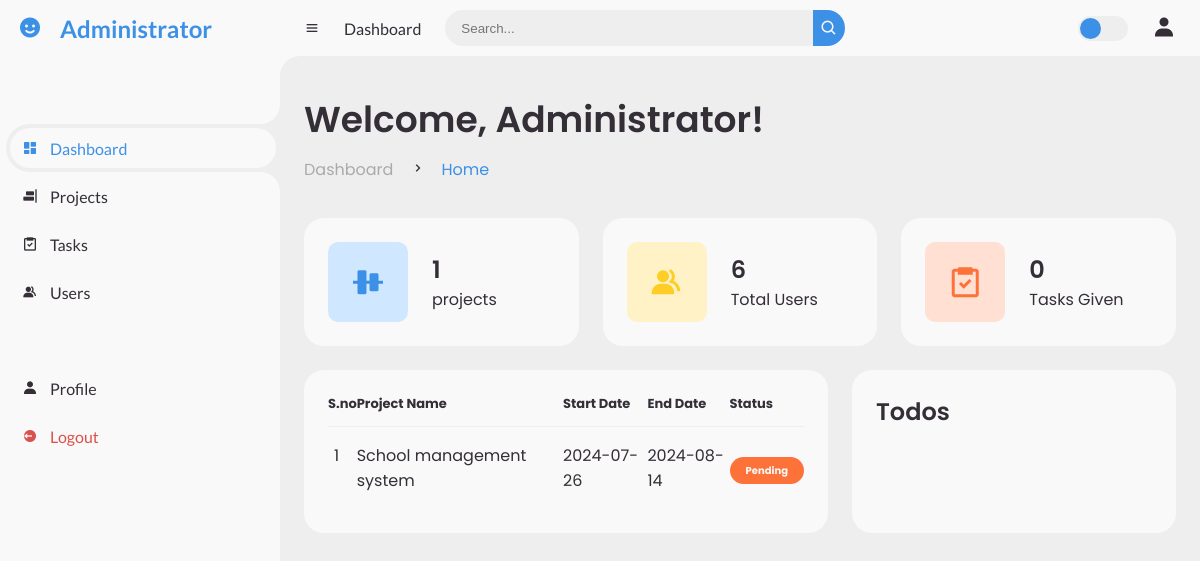
The app's page /includes/admin_dashboard.php (signed in) with its own data.
### tables this page shows
CREATE TABLE `project_list` (
  `id` int(11) NOT NULL,
  `project_name` varchar(100) DEFAULT NULL,
  `status` enum('Pending','Process','Completed') NOT NULL DEFAULT 'Pending',
  `start_date` date NOT NULL,
  `end_date` date NOT NULL,
  `description` text NOT NULL,
  `user_id` int(11) DEFAULT NULL
);

### includes/dynamic_role_title.php (called while the page is built, shortened)
<?php
if (isset($_SESSION['user_role']) && isset($_SESSION['user_email'])) {
    $user_role = $_SESSION['user_role'];
    switch ($user_role) {
        case 1:
            $greeting = 'Administrator';
            break;
    }
} else {
    header("Location: user_login.php");
    exit;
}
?>

### includes/dynamic_task.php (called while the page is built, shortened)
<?php
include 'connection.php';
if ($_SESSION['user_role'] == 1) {
    $sql = "SELECT COUNT(*) AS task_count FROM task_list";
} else {
    $user_id = $_SESSION['user_id'];
    $sql = "SELECT COUNT(*) AS task_count FROM task_list WHERE user_id = $user_id";
}
$resultTodo = $conn->query($sql);
if ($resultTodo && $resultTodo->num_rows > 0) {
    $row = $resultTodo->fetch_assoc();
    $task_count = $row['task_count'];
} else {
    $task_count = 0;
}
?>

### includes/dynamic_project.php (called while the page is built, shortened)
<?php
include "connection.php";
$user_role = $_SESSION['user_role'];
$stmt = null;
if ($user_role == 1) {
    $sql = "SELECT * FROM project_list";
    $stmt = $conn->prepare($sql);
} elseif ($user_role == 2) {
    $sql = "SELECT pl.* FROM project_list pl
            JOIN project_team_members pua ON pl.id = pua.project_id
            WHERE pua.user_id = ?";
    $stmt = $conn->prepare($sql);
    $stmt->bind_param("i", $_SESSION['user_id']);
} else {
    header("Location: user_login.php");
    exit();
}
if ($stmt) {
    $stmt->execute();
    $projectResult = $stmt->get_result();
} else {
    echo "Error preparing SQL: " . $conn->error;
    exit;
}
?>

### includes/admin_dashboard.php (the view, shortened to what this page needs)
<?php
include 'connection.php';
include 'dynamic_role_title.php';
include 'dynamic_task.php';
include "dynamic_project.php";
?>
<!DOCTYPE html>
<html lang="en">
<head>
	<link href='https://unpkg.com/boxicons@2.1.4/css/boxicons.min.css' rel='stylesheet'>
	<link rel="stylesheet" href="../CSS/user_dashboard.css">
</head>
<body>
	<section id="sidebar">
		<a class="brand" href="#">
			<i class="bx bxs-smile"></i>
			<span class="text"><?php echo $greeting; ?></span>
		</a>
		<ul class="side-menu top">
			<li class="active">
				<a href="#">
					<i class='bx bxs-dashboard'></i>
					<span class="text">Dashboard</span>
				</a>
			</li>
			<li>
				<a href="projects.php">
					<i class='bx bxs-objects-horizontal-right'></i>
					<span class="text">Projects</span>
				</a>
			</li>
			<li>
				<a href="task.php">
					<i class='bx bx-task'></i>
					<span class="text">Tasks</span>
				</a>
			</li>
			<?php if ($_SESSION['user_role'] == 1) : ?>
				<li>
					<a href="users.php">
						<i class='bx bxs-group'></i>
						<span class="text">Users</span>
					</a>
				</li>
			<?php endif; ?>
		</ul>
		<ul class="side-menu">
			<li>
				<a href="profile.php" class="settings-link">
					<i class='bx bxs-user'></i>
					<span class="text">Profile</span>
				</a>
			</li>
			<li>
				<a href="user_login.php" class="logout">
					<i class='bx bxs-log-out-circle'></i>
					<span class="text">Logout</span>
				</a>
			</li>
		</ul>
	</section>
	<section id="content">
		<nav>
			<i class='bx bx-menu'></i>
			<a href="#" class="nav-link">Dashboard</a>
			<form id="search-form" action="search.php" method="POST">
				<div class="form-input">
					<input type="search" placeholder="Search...">
					<button type="submit" class="search-btn"><i class='bx bx-search'></i></button>
				</div>
			</form>
			<label for="switch-mode" class="switch-mode"></label>
			<a href="profile.php" class="profile">
				<i class='bx bxs-user' style='font-size: 1.5em;'></i>
			</a>
		</nav>
		<main>
			<div class="head-title">
				<div class="left">
					<h1>Welcome, <?php echo $greeting; ?>!</h1>
					<ul class="breadcrumb">
						<li>
							<a href="#">Dashboard</a>
						</li>
						<li><i class='bx bx-chevron-right'></i></li>
						<li>
							<a class="active" href="#">Home</a>
						</li>
					</ul>
				</div>
			</div>
			<ul class="box-info">
				<li>
					<i class='bx bxs-objects-vertical-center'></i>
					<span class="text">
						<h3><?php include 'get_project_count.php'; ?></h3>
						<p>projects</p>
					</span>
				</li>
				<?php if ($_SESSION['user_role'] == 1) : ?>
					<?php
					include "connection.php";
					$sql = "SELECT COUNT(*) as total_users FROM users";
					$result = $conn->query($sql);
					if ($result && $result->num_rows > 0) {
						$row = $result->fetch_assoc();
						$total_users = $row['total_users'];
					} else {
						$total_users = 0;
					}
					?>
					<li>
						<i class='bx bxs-group'></i>
						<span class="text">
							<h3><?php echo $total_users; ?></h3>
							<p>Total Users</p>
						</span>
					</li>
				<?php endif; ?>
				<li>
					<i class='bx bx-task'></i>
					<span class="text">
						<?php
						if ($_SESSION['user_role'] == 1) {
							echo '<h3>' . $task_count . '</h3>';
							echo '<p>Tasks Given</p>';
						} elseif ($_SESSION['user_role'] == 2) {
							echo '<h3>' . $task_count . '</h3>';
							echo '<p>Tasks Received</p>';
						}
						?>
					</span>
				</li>
			</ul>
			<div class="table-data">
				<div class="order">
					<table>
						<thead>
							<tr>
								<th>S.no</th>
								<th>Project Name</th>
								<th>Start Date</th>
								<th>End Date</th>
								<th>Status</th>
							</tr>
						</thead>
						<tbody>
							<?php
							$count = 1;
							while ($row = $projectResult->fetch_assoc()) {
							?>
								<tr id="projectRow<?php echo $row['id']; ?>" class="project-row">
									<td><?php echo $count; ?></td>
									<td><?php echo $row['project_name']; ?></td>
									<td><?php echo $row['start_date']; ?></td>
									<td><?php echo $row['end_date']; ?></td>
									<td>
										<span class="status <?php echo strtolower($row['status']); ?>">
											<?php echo $row['status']; ?>
										</span>
									</td>
								</tr>
							<?php
								$count++;
							}
							?>
						</tbody>
					</table>
				</div>
				<div class="todo">
					<div class="head">
						<h3>Todos</h3>
					</div>
						<?php
						include "dynamic_role_title.php";
						?>
				</div>
			</div>
		</main>
	</section>
</body>
</html>

### records on screen
project_list: project_name "School management system", start_date "2024-07-26", end_date "2024-08-14", status "Pending"

### other values on screen
$greeting "Administrator"
$total_projects "1"
$total_users "6"
$task_count "0"
